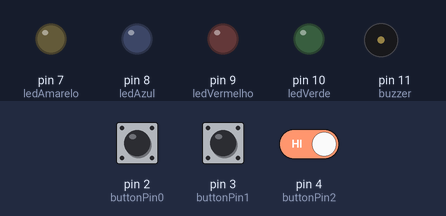
Simulated run of this sketch. Board: Arduino Uno, built with avr-gcc and run on an emulated ATmega328P. Parts: output pins drawn as LEDs (lit = HIGH), buzzer (waves = sounding). The inputs (shaded band) are chosen by the test bench; at power-on: pin 2 (buttonPin0) HIGH, pin 4 (buttonPin2) HIGH, pin 3 (buttonPin1) HIGH. Random numbers use the default seed unless the sketch sets one; what the sketch prints to the serial monitor is not drawn.

Above: at 1.2 s.
1.3 s: pin 2 (buttonPin0) pulled LOW for 0.15 s
At 3.3 s:
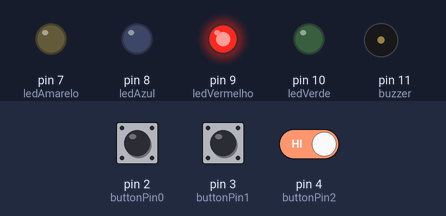
At 4.1 s:
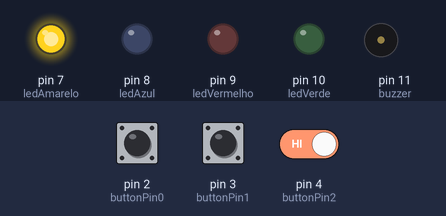
4.4 s: pin 2 (buttonPin0) driven LOW and pin 4 (buttonPin2) driven LOW
At 6.4 s:
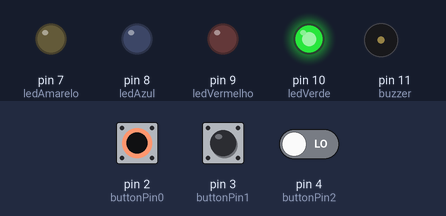
Timing chart, 0 to 9.6 s (numbered marks = the images above; inputs shaded):
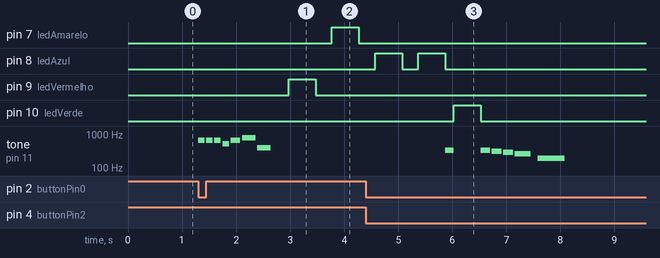

The sketch:

genio.ino
```cpp
// ============================================================
// CONFIGURAÇÃO DOS BOTÕES
// ============================================================

// Botao 0 utilizado para iniciar o jogo por interrupcao
int buttonPin0 = 2;

// Botoes 1 a 4 utilizadas para resposta do jogador
int buttonPin1 = 3;
int buttonPin2 = 4;
int buttonPin3 = 5;
int buttonPin4 = 6;

// ============================================================
// CONFIGURAÇÃO DOS LEDs
// ============================================================
const int ledVermelho = 9;
const int ledVerde = 10;
const int ledAzul = 8;
const int ledAmarelo = 7;

// Tempo que cada LED permanece aceso
const int ledDelay = 500;

// ============================================================
// CONFIGURAÇÃO DO BUZZER
// ============================================================
const int buzzer = 11;

// ============================================================
// VARIÁVEIS DE CONTROLE DO JOGO
// ============================================================

// Mostra se o jogo esta em andamento
int jogo = 0;

// ============================================================
// TEMPORIZADOR
// ============================================================

// Guarda o momento em que o temporizador foi iniciado
unsigned long inicioTemporizador;

// Tempo para o jogador responder (5s)
const unsigned long tempoLimite = 5000;

// ============================================================
// SEQUÊNCIA DO JOGO
// ============================================================

// Armazena a ordem para acender os LEDS
int sequencia[13];

// Indica a posicao da sequencia que o jogador estar
int passoAtual = 0;

// Quantidade de passos por rodada
int limiteSequencia = 4;

// Quantidade maxima de passos do jogo
int limiteMax = 13;

// ============================================================
// PROTÓTIPOS DAS FUNÇÕES
// ============================================================

int configuraBotao(int b1, int b2, int b3, int b4);
void iniciaJogo();
void piscaLED();
void acendeLed(int cor);
bool entradaJogador(int botaoPressionado, int sequenciaAtual);

// ============================================================
// INTERRUPCAO
// ============================================================

// Variavel alterada na interrupcao
volatile bool iniciar = false;

// ============================================================
// SETUP
// ============================================================

void setup()
{
    // Inicia comunicacao serial
    Serial.begin(9600);

    // Inicia o gerador de numeros aleatorios
    randomSeed(analogRead(A0));

    // --------------------------------------------------------
    // CONFIGURAÇÃO DOS BOTÕES
    // --------------------------------------------------------

  	// Utilizado o resistor interno do Arduino (PULLUP)
  	pinMode(buttonPin0, INPUT_PULLUP);
    pinMode(buttonPin1, INPUT_PULLUP);
    pinMode(buttonPin2, INPUT_PULLUP);
    pinMode(buttonPin3, INPUT_PULLUP);
    pinMode(buttonPin4, INPUT_PULLUP);

    // --------------------------------------------------------
    // CONFIGURAÇÃO DO BUZZER
    // --------------------------------------------------------
	pinMode(buzzer, OUTPUT);


    // --------------------------------------------------------
    // CONFIGURAÇÃO DOS LEDs
    // --------------------------------------------------------
    pinMode(ledVermelho, OUTPUT);
    pinMode(ledVerde, OUTPUT);
    pinMode(ledAzul, OUTPUT);
    pinMode(ledAmarelo, OUTPUT);

    // --------------------------------------------------------
    // CONFIGURAÇÃO DA INTERRUPCAO
    // --------------------------------------------------------

  	// A interrupcao acontece quando mudar o estado HIGH para LOW
  	// Quando o botao 0 e pressionado
  	attachInterrupt(
      digitalPinToInterrupt(buttonPin0),
      interrupcaoInicio,
      FALLING
    );
}

// ============================================================
// LOOP PRINCIPAL
// ============================================================

void loop()
{
  	// Verifica se o botao de inicio foi pressionado
  	if(iniciar)
    {
      iniciaJogo();

      // Depois de inicar a variavel e zerada
      // para evitar reinicio automatico
      iniciar = false;
    }

  	// Executa o jogo
  	if(jogo)
    {

	  // Verifica qual botao foi pressionado
      int botaoLido = configuraBotao(
          buttonPin1,
          buttonPin2,
          buttonPin3,
          buttonPin4
      );

      // Quando o jogador pressiona o botao
      if (botaoLido != -1) {

          // Reinicia temporizador
          inicioTemporizador = millis();

          tocaSomBotao(botaoLido);

          // Mostra botao pressionado no monitor
          Serial.print("\nBotao pressionado: ");
          Serial.println(botaoLido);

          acendeLed(botaoLido);

          // Verifique se o botao pressionado e o correto
          if (entradaJogador(botaoLido, sequencia[passoAtual])) {

              Serial.println("CORRETO!");

              passoAtual++;

              // Jogador terminou a sequência atual
              if (passoAtual == limiteSequencia) {

                  Serial.println("Sequencia completa!");

                  limiteSequencia++;
                  passoAtual = 0;

                  musicaNivel();

                  // Mostra a nova sequência
                  if (limiteSequencia < limiteMax)
                  	piscaLED();

                  // Chegou ao limite máximo (Jogador Venceu)
                  if (limiteSequencia >= limiteMax) {
                    Serial.println("Vitoria!");
                    musicaVitoria();
                    jogo = 0;
                  }
              }

          }

          // Caso o jogador erre a sequencia
          else {

              Serial.println("ERRADO! Inicie o jogo novamente.");

              musicaDerrota();

              delay(1000);

              // Encerra o jogo
              jogo = 0;
          }

          // Evita que o mesmo botao seja pressionado varias vezes
          delay(300);
      }

      // Verfica o tempo que o jogador tem para apertar o botao
      if(millis() - inicioTemporizador >= tempoLimite)
      {
         // Apos 5s sem interacao o jogador perde
         Serial.println("\n5 segundos passaram! Voce Perdeu!");
         musicaDerrota();
       	 jogo = 0;
      }
    }
}

// ============================================================
// INICIA O JOGO
// ============================================================

void iniciaJogo() {

	// Jogo em andamento
  	jogo = 1;

  	musicaInicio();

  	// Primeiro nivel exigem 4 acertos
    limiteSequencia = 4;

  	// O primeiro elemento e verificado
    passoAtual = 0;

  	// Gera sequencia aleatorio e mostra no serial
    Serial.print("\nSequencia inteira\n");
    for(int i = 0; i < limiteMax; i++){
      	// O preenchimento ocorre com numeros de 1 a 4
        sequencia[i] = random(1, 5);
      Serial.print(sequencia[i]);

    }

  	// Mostra a sequencia incial (4 pisques) para o jogador
    piscaLED();
}

// ============================================================
// IDENTIFICA QUAL BOTÃO FOI PRESSIONADO
// ============================================================

int configuraBotao(int b1, int b2, int b3, int b4) {

  	// O INPUT_PULLUP faz com que o botao pressionado apresente LOW
    if (digitalRead(b1) == LOW) return 1;
    if (digitalRead(b2) == LOW) return 2;
    if (digitalRead(b3) == LOW) return 3;
    if (digitalRead(b4) == LOW) return 4;

  	// Caso nenhum seja pressionado
  	return -1;
}

// ============================================================
// MOSTRA A SEQUÊNCIA AO JOGADOR
// ============================================================

void piscaLED() {
    Serial.print("\nSequencia nivel:");

  	// Percorre a sequenci ate o limite
    for (int i = 0; i < limiteSequencia; i++) {
        delay(300);

      	// Pisca o LED correspondente
        acendeLed(sequencia[i]);
      Serial.print(sequencia[i]);
    }

  	// Inicia o temporizador apos fim da sequencia
  	inicioTemporizador = millis();
}

// ============================================================
// ACENDE O LED CORRESPONDENTE À COR
// ============================================================

void acendeLed(int cor) {
    int led = 0;
    switch (cor) {
        case 1: led = ledVermelho; break;
        case 2: led = ledVerde; break;
        case 3: led = ledAzul; break;
        case 4: led = ledAmarelo; break;
    }

  	// Quando encontrado o LED acende e apaga
    if (led != 0) {
        digitalWrite(led, HIGH);
        delay(ledDelay);
        digitalWrite(led, LOW);
    }
}

// ============================================================
// VERIFICA A RESPOSTA DO JOGADOR
// ============================================================

bool entradaJogador(int botaoPressionado, int sequenciaAtual) {

  // Compara o botao com o valor na sequencia
  if(botaoPressionado == sequenciaAtual){

    // Se acertar acende o led
    acendeLed(sequenciaAtual);
    return true;
  }else {

    // Caso nao acerte retorna falso
    return false;
  }
}

// ============================================================
// TOCA UMA NOTA NO BUZZER
// ============================================================

void tocaNota(int frequencia, int duracao)
{
  tone(buzzer, frequencia);
  delay(duracao);
  noTone(buzzer);
  delay(30);
}

// =========================
// MÚSICA DE INÍCIO
// =========================

void musicaInicio()
{
  // Fanfarra inspirada no Super Mario

  tocaNota(659, 120);  // Mi5
  tocaNota(659, 120);  // Mi5
  tocaNota(659, 120);  // Mi5

  tocaNota(523, 120);  // Dó5
  tocaNota(659, 180);  // Mi5
  tocaNota(784, 250);  // Sol5

  tocaNota(392, 250);  // Sol4
}


// =========================
// MÚSICA DE DERROTA
// =========================

void musicaDerrota()
{
  // Sequência descendente

  tocaNota(330, 180);  // Mi4
  tocaNota(311, 180);  // Ré#4
  tocaNota(294, 180);  // Ré4
  tocaNota(262, 300);  // Dó4

  delay(100);

  tocaNota(196, 500);  // Sol3
}


// =========================
// MÚSICA DE PASSAGEM DE NÍVEL
// =========================

void musicaNivel()
{
  // Jingle curto e ascendente

  tocaNota(523, 120);  // Dó5
  tocaNota(659, 120);  // Mi5
  tocaNota(784, 120);  // Sol5

  delay(50);

  tocaNota(1047, 300); // Dó6
}


// =========================
// MÚSICA DE VITÓRIA
// =========================

void musicaVitoria()
{
  // Fanfarra final

  tocaNota(523, 120);  // Dó5
  tocaNota(523, 120);  // Dó5
  tocaNota(523, 120);  // Dó5

  tocaNota(659, 180);  // Mi5
  tocaNota(784, 180);  // Sol5
  tocaNota(1047, 350); // Dó6

  delay(80);

  tocaNota(784, 150);  // Sol5
  tocaNota(1047, 500); // Dó6
}

// =========================
// SOM DOS BOTÕES
// =========================

void tocaSomBotao(int botao)
{
  switch (botao)
  {
    case 1:
      tone(buzzer, 262);  // Dó
      break;

    case 2:
      tone(buzzer, 330);  // Mi
      break;

    case 3:
      tone(buzzer, 392);  // Sol
      break;

    case 4:
      tone(buzzer, 523);  // Dó agudo
      break;
  }

  delay(150);
  noTone(buzzer);
}

// ============================================================
// ROTINA DA INTERRUPÇÃO
// ============================================================

void interrupcaoInicio()
{

  // Inicia sempre que o botao 0 e pressionado
  iniciar = true;
}
```

Measured:
- after the input at 1.3 s, pin 7 (ledAmarelo): LOW → HIGH after 2.5 s, → LOW 0.50 s later; pin 9 (ledVermelho): LOW → HIGH after 1.7 s, → LOW 0.50 s later; tone on pin 11 (buzzer): plays 659 Hz for 0.12 s, 659 Hz for 0.12 s, 659 Hz for 0.12 s, 523 Hz for 0.12 s, 659 Hz for 0.18 s, 784 Hz for 0.25 s … (7 notes in this stretch), starting at once
- after the input at 4.4 s, pin 10 (ledVerde): LOW → HIGH after 1.6 s, → LOW 0.50 s later
- by itself, pin 8 (ledAzul): alternates HIGH for 0.50 s and LOW for 0.30 s, 4 changes in all, then stays LOW
